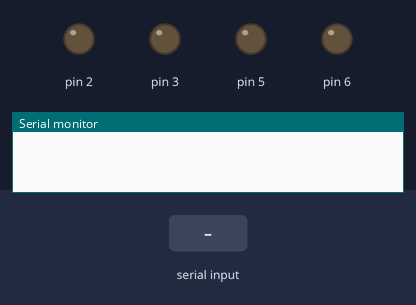
Recording of a sketch running on a simulated Arduino Mega 2560, built with avr-gcc and run on an emulated ATmega2560. On the bench: output pins drawn as LEDs (lit = HIGH), the last lines printed to the serial monitor. The test bench sets the inputs (shaded band).

Above: at 1.2 s.
1.3 s: "90,45,200,10\n" received over the second serial link
At 2.1 s:
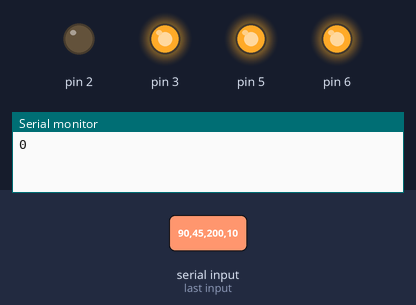
Timing chart, 0 to 4.3 s (numbered marks = the images above; inputs shaded):
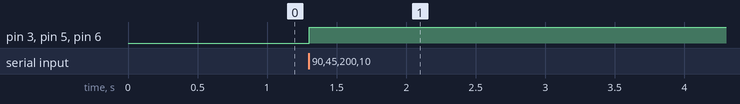

The sketch:

IM920s_receive_motor_mega.ino
```cpp
char buf[256];
int i = 0;

void setup() {
  pinMode(2, OUTPUT);
  pinMode(3, OUTPUT);
  Serial.begin(115200);
  Serial2.begin(115200);
}

void loop() {
  if (Serial2.available())
  {
    buf[i] = Serial2.read();
    if (buf[i] == '\n')
    {
      String read(buf);
      String data = read.substring(11);

      Serial.print(data);

      int first_com = data.indexOf(',');
      String x_str = data.substring(0, first_com);
      String non_first = data.substring(first_com+1);

      int second_com = non_first.indexOf(',');
      String y_str = non_first.substring(0, second_com);
      String non_second = non_first.substring(second_com+1);

      int third_com = non_second.indexOf(',');
      String z_str = non_second.substring(0, third_com);
      String non_third = non_second.substring(third_com+1);

      int four_com = non_third.indexOf(',');
      String m1_str = non_third.substring(0, four_com);
      String non_four = non_third.substring(four_com+1);

      int five_com = non_four.indexOf(',');
      String m2_str = non_four.substring(0, five_com);
      String non_five = non_four.substring(five_com+1);

      float x_hold = x_str.toFloat();
      float y_hold = y_str.toFloat();
      float z_hold = z_str.toFloat();
      float m1_hold = m1_str.toFloat();
      float m2_hold = m2_str.toFloat();

      x_hold = (x_hold - 10) / 10.0 * 255.0;
      int x = (int)x_hold;
      y_hold = (y_hold - 10) / 10.0 * 255.0;
      int y = (int)y_hold;
      z_hold = (z_hold - 10) / 10.0 * 255.0;
      int z = (int)z_hold;
      m1_hold = (m1_hold - 10) / 10.0 * 255.0;
      int m1 = (int)m1_hold;
      m2_hold = (m2_hold - 10) / 10.0 * 255.0;
      int m2 = (int)m2_hold;

      // Serial.println(x);

      if(x > 0)
      {
        digitalWrite(2, HIGH);
        digitalWrite(3, LOW);
        analogWrite(5, x);
        analogWrite(6, x);
      }
      else
      {
        digitalWrite(2, LOW);
        digitalWrite(3, HIGH);
        analogWrite(5, abs(x));
        analogWrite(6, abs(x));
      }

      for(int j = 0; j <= i; j++)
      {
         buf[j] = 0;
      }
      i = 0;
    }
    else
    {
        i++;
    }
  }
}
```

Measured:
- after the input at 1.3 s, pin 3, pin 5, pin 6: LOW → HIGH at once
